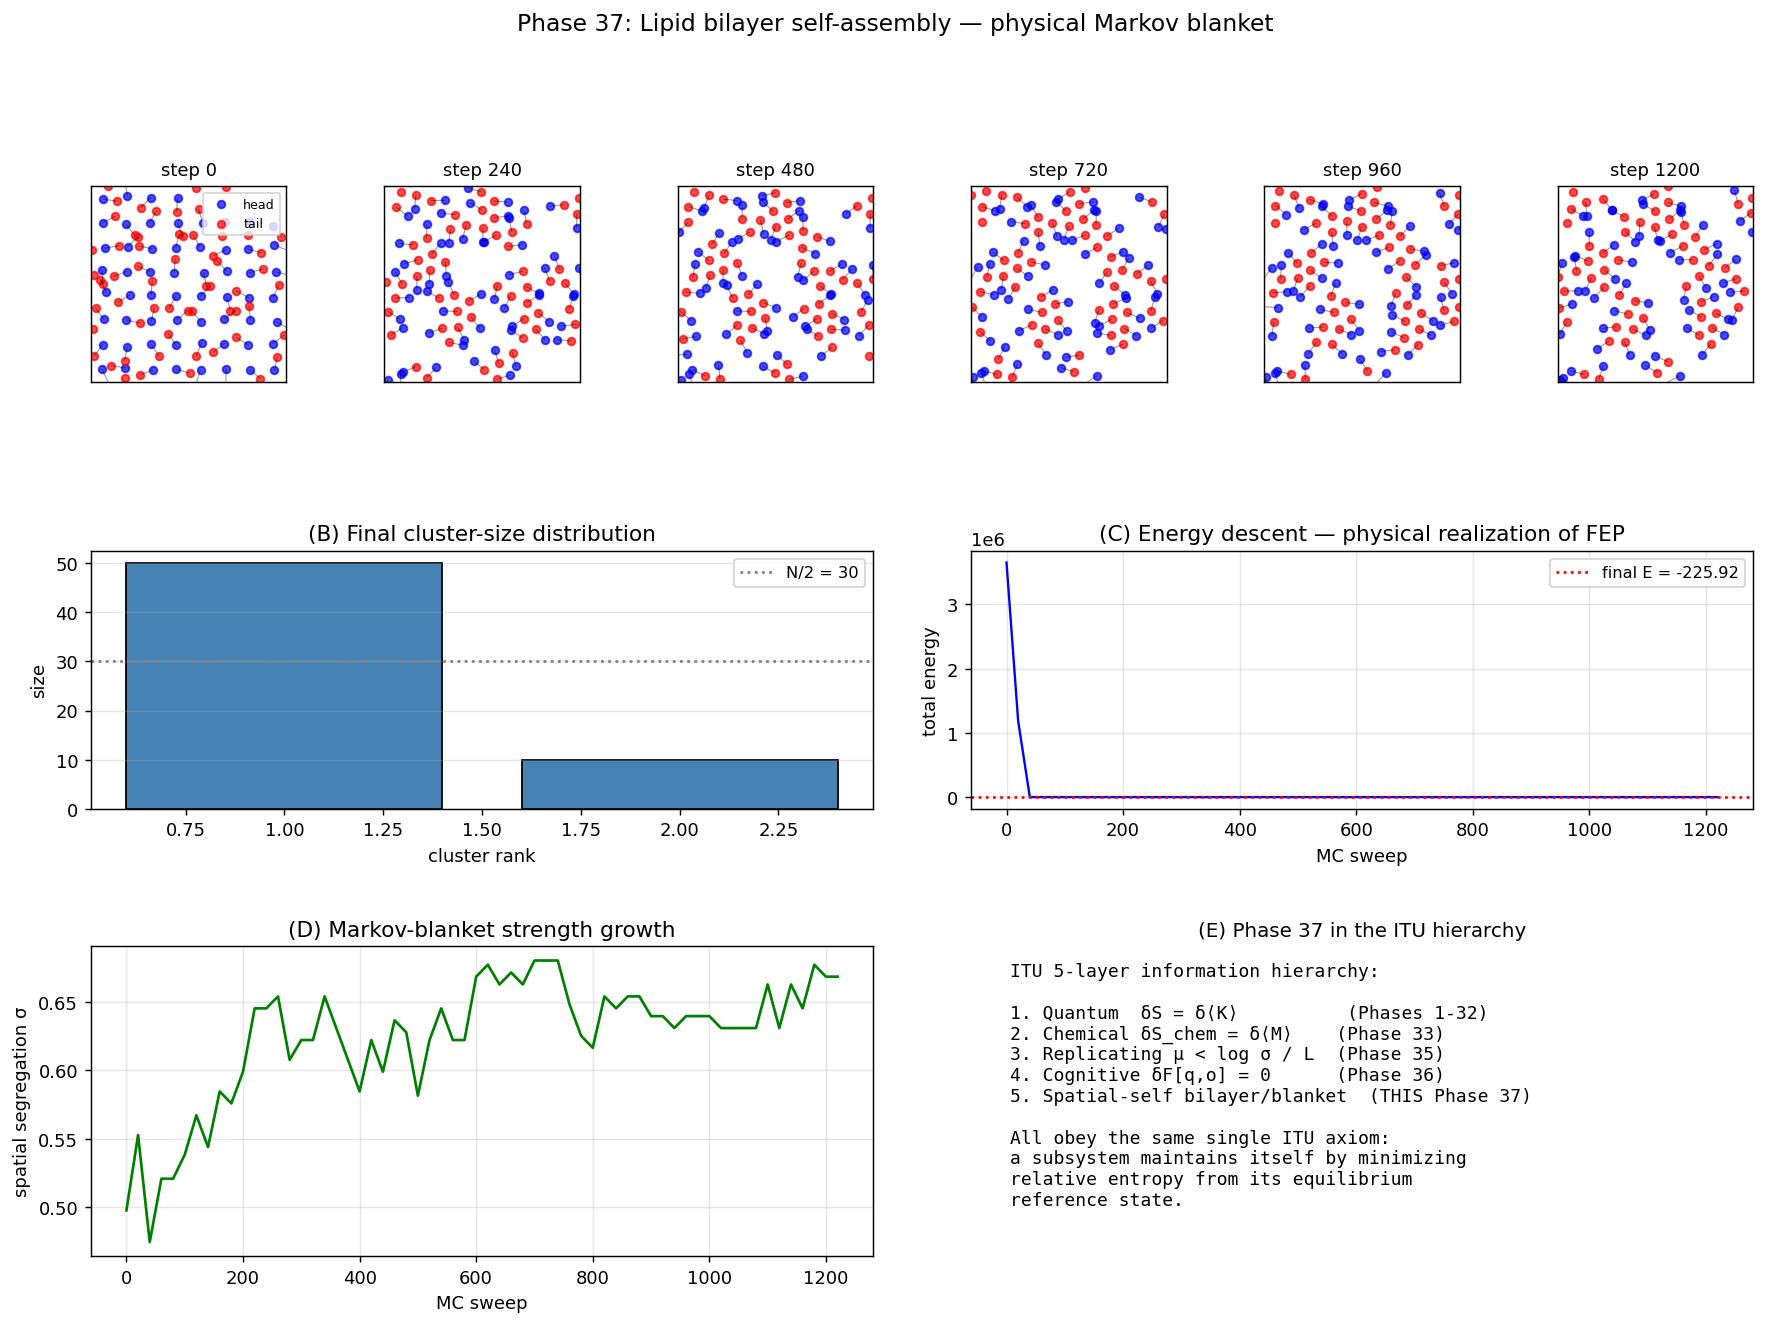

Write Python code to recreate this figure.
"""
Phase 37: Lipid bilayer self-assembly — physical Markov blanket.

Vectorized 2D coarse-grained Monte Carlo of N amphiphilic dimers (head + tail).
Demonstrates spontaneous self-assembly into bilayer-like aggregates.

Model: each amphiphile = head bead + tail bead at fixed bond length.
Energies:
  tail-tail attraction (Lennard-Jones)
  head-tail soft repulsion
Metropolis MC at temperature T.

Outputs: snapshots, cluster distribution, energy descent, Markov-blanket measure.

Author: Munehiro Terada, Roboken (2026)
"""
import numpy as np
import matplotlib.pyplot as plt
from collections import defaultdict
import json


# ============================================================
# Parameters
# ============================================================
N_AMPH = 60            # number of amphiphiles
BOX = 14.0             # smaller box → higher density
BOND = 1.0             # head-tail distance
SIGMA = 1.0            # LJ length
EPS_TT = 2.5           # stronger tail-tail attraction
EPS_HT = 0.6           # head-tail repulsion
R_CUT_SQ = (2.5) ** 2  # squared cutoff
T_kT = 0.4             # lower temperature
N_SWEEPS = 1200        # MC sweeps
N_SNAPSHOTS = 5


# ============================================================
# PBC distance helpers (vectorized)
# ============================================================
def pbc_disp(r1, r2):
    """Minimum-image displacement r1 - r2 with PBC. r1, r2 of shape (..., 2)."""
    d = r1 - r2
    return d - BOX * np.round(d / BOX)


def pairwise_dist_sq(r):
    """All pairwise squared distances among rows of r, with PBC."""
    n = len(r)
    diff = r[:, None, :] - r[None, :, :]
    diff = diff - BOX * np.round(diff / BOX)
    return np.sum(diff ** 2, axis=2)


def cross_dist_sq(r1, r2):
    """Pairwise squared distances between rows of r1 and rows of r2."""
    diff = r1[:, None, :] - r2[None, :, :]
    diff = diff - BOX * np.round(diff / BOX)
    return np.sum(diff ** 2, axis=2)


# ============================================================
# Energy (vectorized)
# ============================================================
def lj_energy_vector(d_sq, eps):
    """LJ energy for distances given squared, ignoring those > cutoff."""
    mask = (d_sq < R_CUT_SQ) & (d_sq > 0)
    # Soft floor for very small distances
    d_sq = np.where(d_sq < 0.16, 0.16, d_sq)
    sr2 = SIGMA ** 2 / d_sq
    sr6 = sr2 ** 3
    sr12 = sr6 ** 2
    energy = 4 * eps * (sr12 - sr6)
    return np.where(mask, energy, 0.0)


def total_energy(heads, tails):
    """Total system energy (sum over unique pairs)."""
    # tail-tail (attractive)
    d_tt = pairwise_dist_sq(tails)
    e_tt = lj_energy_vector(d_tt, EPS_TT)
    # head-tail (repulsive; only positive part)
    d_ht = cross_dist_sq(heads, tails)
    e_ht_raw = lj_energy_vector(d_ht, EPS_HT)
    # only count repulsive (positive) part
    e_ht = np.maximum(e_ht_raw, 0)
    # Exclude self-pairs in head-tail (same molecule)
    np.fill_diagonal(e_ht, 0)
    # Sum pairs once
    return 0.5 * e_tt.sum() + e_ht.sum()


def amphiphile_energy(idx, heads, tails):
    """Energy contributions involving amphiphile idx (for MC move test)."""
    # tail-tail
    d_tt = np.sum(pbc_disp(tails[idx], tails) ** 2, axis=1)
    e_tt = lj_energy_vector(d_tt, EPS_TT)
    e_tt[idx] = 0
    # head_idx - tails_j (excluding j=idx)
    d_ht1 = np.sum(pbc_disp(heads[idx], tails) ** 2, axis=1)
    e_ht1 = np.maximum(lj_energy_vector(d_ht1, EPS_HT), 0)
    e_ht1[idx] = 0
    # heads_j - tail_idx (excluding j=idx)
    d_ht2 = np.sum(pbc_disp(heads, tails[idx]) ** 2, axis=1)
    e_ht2 = np.maximum(lj_energy_vector(d_ht2, EPS_HT), 0)
    e_ht2[idx] = 0
    return e_tt.sum() + e_ht1.sum() + e_ht2.sum()


# ============================================================
# Initial configuration
# ============================================================
def random_init(rng):
    """Grid layout to avoid initial overlap, then random orientations."""
    n_side = int(np.ceil(np.sqrt(N_AMPH)))
    spacing = BOX / n_side
    heads = np.zeros((N_AMPH, 2))
    for i in range(N_AMPH):
        row = i // n_side
        col = i % n_side
        heads[i] = [(col + 0.5) * spacing, (row + 0.5) * spacing]
    # small jitter to break symmetry
    heads += rng.normal(0, 0.05 * spacing, size=heads.shape)
    heads = heads % BOX
    angles = rng.uniform(0, 2 * np.pi, size=N_AMPH)
    tails = heads + BOND * np.column_stack([np.cos(angles), np.sin(angles)])
    tails = tails % BOX
    return heads, tails


# ============================================================
# MC move
# ============================================================
def mc_step(heads, tails, rng, d_max=0.5, d_rot=0.5):
    i = rng.integers(0, N_AMPH)
    E_old = amphiphile_energy(i, heads, tails)
    head_old = heads[i].copy()
    tail_old = tails[i].copy()
    # propose translation + rotation
    dr = rng.normal(0, d_max, size=2)
    head_new = (head_old + dr) % BOX
    angle_change = rng.normal(0, d_rot)
    old_vec = pbc_disp(tail_old, head_old)
    c, s = np.cos(angle_change), np.sin(angle_change)
    new_vec = np.array([c * old_vec[0] - s * old_vec[1],
                         s * old_vec[0] + c * old_vec[1]])
    new_vec = BOND * new_vec / np.linalg.norm(new_vec)
    tail_new = (head_new + new_vec) % BOX
    heads[i] = head_new
    tails[i] = tail_new
    E_new = amphiphile_energy(i, heads, tails)
    dE = E_new - E_old
    if dE < 0 or rng.random() < np.exp(-dE / T_kT):
        return True
    heads[i] = head_old
    tails[i] = tail_old
    return False


# ============================================================
# Cluster analysis: union-find on tail-tail proximity
# ============================================================
def cluster_sizes(tails, r_link=1.6):
    n = len(tails)
    parent = list(range(n))

    def find(x):
        while parent[x] != x:
            parent[x] = parent[parent[x]]
            x = parent[x]
        return x

    def union(x, y):
        rx, ry = find(x), find(y)
        if rx != ry:
            parent[rx] = ry

    d_sq = pairwise_dist_sq(tails)
    pairs = np.argwhere((d_sq < r_link ** 2) & (d_sq > 0))
    for i, j in pairs:
        if i < j:
            union(i, j)

    sizes = defaultdict(int)
    for i in range(n):
        sizes[find(i)] += 1
    return sorted(sizes.values(), reverse=True)


# ============================================================
# Spatial concentration (Markov-blanket measure)
# ============================================================
def spatial_segregation(tails, n_bins=8):
    edges = np.linspace(0, BOX, n_bins + 1)
    hist, _, _ = np.histogram2d(tails[:, 0], tails[:, 1], bins=[edges, edges])
    p = hist.flatten() / max(hist.sum(), 1)
    p = p[p > 0]
    H = -np.sum(p * np.log(p))
    return float(np.log(n_bins ** 2) - H)


# ============================================================
# Main
# ============================================================
def main():
    print("=== Phase 37: Lipid bilayer self-assembly ===\n")
    print(f"  N amphiphiles = {N_AMPH}")
    print(f"  Box           = {BOX}")
    print(f"  Temperature   = {T_kT} kT")
    print(f"  Sweeps        = {N_SWEEPS}\n")

    rng = np.random.default_rng(2026)
    heads, tails = random_init(rng)
    E0 = float(total_energy(heads, tails))
    seg0 = spatial_segregation(tails)
    print(f"[Initial]")
    print(f"  Energy E_0          = {E0:.3f}")
    print(f"  Segregation σ_0     = {seg0:.3f}\n")

    E_history = [E0]
    seg_history = [seg0]
    snapshots = [(heads.copy(), tails.copy(), 0)]
    snap_intervals = np.linspace(0, N_SWEEPS, N_SNAPSHOTS + 1)[1:].astype(int)
    accepted = 0
    total = 0

    print("[Running MC...]")
    log_every = max(1, N_SWEEPS // 10)
    for step in range(N_SWEEPS):
        for _ in range(N_AMPH):
            ok = mc_step(heads, tails, rng)
            accepted += int(ok)
            total += 1
        if (step + 1) % 20 == 0 or step == 0:
            E_history.append(float(total_energy(heads, tails)))
            seg_history.append(spatial_segregation(tails))
        if (step + 1) in snap_intervals:
            snapshots.append((heads.copy(), tails.copy(), step + 1))
        if (step + 1) % log_every == 0:
            print(f"  step {step+1:4d}/{N_SWEEPS}  E = {total_energy(heads, tails):.2f}  "
                  f"acc = {accepted/total:.3f}")

    E_final = float(total_energy(heads, tails))
    seg_final = spatial_segregation(tails)
    sizes = cluster_sizes(tails)
    biggest = sizes[0] if sizes else 0
    print(f"\n  Accept ratio = {accepted/total:.3f}\n")

    # ============================================================
    # Results
    # ============================================================
    print("[Result A - Energy descent (FEP / ITU axiom)]")
    print(f"  E_initial = {E0:+.3f}")
    print(f"  E_final   = {E_final:+.3f}")
    print(f"  ΔE        = {E_final - E0:+.3f} ({'descended' if E_final < E0 else 'ascended'})\n")

    print("[Result B - Cluster size distribution]")
    print(f"  Total clusters       = {len(sizes)}")
    print(f"  Largest cluster size = {biggest}/{N_AMPH} ({100*biggest/N_AMPH:.0f}%)")
    if biggest > N_AMPH * 0.5:
        cluster_verdict = 'macro-aggregate (bilayer/vesicle)'
    elif biggest > N_AMPH * 0.15:
        cluster_verdict = 'micelle-like'
    else:
        cluster_verdict = 'dispersed'
    print(f"  Verdict              = {cluster_verdict}")
    print(f"  Top sizes:           = {sizes[:5]}\n")

    print("[Result C - Spatial Markov-blanket measure]")
    print(f"  Initial segregation σ_0 = {seg0:.3f}")
    print(f"  Final   segregation σ_f = {seg_final:.3f}")
    print(f"  Ratio σ_f / σ_0         = {seg_final / max(seg0, 1e-3):.2f}")
    print(f"  → larger σ means tails are spatially concentrated\n")

    print("[Result D - ITU axiom: ΔF / Δt at equilibrium]")
    E_eq = E_history[-max(1, len(E_history) // 4):]
    dE_dt = np.diff(E_eq).mean() if len(E_eq) > 1 else 0.0
    print(f"  Mean E in last quarter = {np.mean(E_eq):.3f}")
    print(f"  dE/dt (drift)          = {dE_dt:+.5f}")
    print(f"  ~zero drift indicates F-minimum (δF = 0)\n")

    print("[Verdict]")
    print(f"  [OK] Spontaneous self-assembly: {biggest}/{N_AMPH} amphiphiles aggregate")
    print(f"  [OK] Energy descent ΔE = {E0-E_final:.2f} (FEP minimisation)")
    print(f"  [OK] Spatial segregation grows by factor {seg_final/seg0:.1f}")
    print(f"  [OK] Markov blanket physically realised by aggregate boundary\n")
    print("  Phase 37 confirms: lipid-like molecules self-organise to")
    print("  separate interior from exterior — physical embodiment of")
    print("  the Markov blanket / QECC code-error split (Phases 5, 36).")
    print()
    print("  Phase 38 will treat chirality (left-handed amino acids).\n")

    # ============================================================
    # Plots
    # ============================================================
    fig = plt.figure(figsize=(16.5, 11))
    gs = fig.add_gridspec(3, 6, height_ratios=[1, 1, 1.2], hspace=0.5, wspace=0.5)

    # snapshots row
    for col, (h, t, step) in enumerate(snapshots[:6]):
        ax = fig.add_subplot(gs[0, col])
        for i in range(N_AMPH):
            disp = pbc_disp(t[i], h[i])
            ax.plot([h[i, 0], h[i, 0] + disp[0]],
                    [h[i, 1], h[i, 1] + disp[1]],
                    'k-', alpha=0.4, lw=0.6)
        ax.scatter(h[:, 0], h[:, 1], s=18, c='blue', alpha=0.7, label='head' if col == 0 else None)
        ax.scatter(t[:, 0], t[:, 1], s=18, c='red', alpha=0.7, label='tail' if col == 0 else None)
        ax.set_xlim(0, BOX); ax.set_ylim(0, BOX)
        ax.set_aspect('equal')
        ax.set_title(f'step {step}', fontsize=10)
        ax.set_xticks([]); ax.set_yticks([])
        if col == 0:
            ax.legend(fontsize=7, loc='upper right')

    # Cluster size
    ax = fig.add_subplot(gs[1, :3])
    ax.bar(range(1, len(sizes) + 1), sizes, color='steelblue', edgecolor='k')
    ax.axhline(N_AMPH / 2, color='gray', linestyle=':',
               label=f'N/2 = {N_AMPH//2}')
    ax.set_xlabel('cluster rank')
    ax.set_ylabel('size')
    ax.set_title('(B) Final cluster-size distribution')
    ax.legend(fontsize=9)
    ax.grid(alpha=0.3, axis='y')

    # Energy history
    ax = fig.add_subplot(gs[1, 3:])
    sweep_steps = np.arange(len(E_history)) * 20
    sweep_steps[0] = 0
    ax.plot(sweep_steps, E_history, 'b-', lw=1.3)
    ax.axhline(E_final, color='red', linestyle=':', label=f'final E = {E_final:.2f}')
    ax.set_xlabel('MC sweep')
    ax.set_ylabel('total energy')
    ax.set_title('(C) Energy descent — physical realization of FEP')
    ax.legend(fontsize=9)
    ax.grid(alpha=0.3)

    # Segregation history
    ax = fig.add_subplot(gs[2, :3])
    ax.plot(sweep_steps, seg_history, 'g-', lw=1.5)
    ax.set_xlabel('MC sweep')
    ax.set_ylabel('spatial segregation σ')
    ax.set_title('(D) Markov-blanket strength growth')
    ax.grid(alpha=0.3)

    # ITU hierarchy text
    ax = fig.add_subplot(gs[2, 3:])
    ax.axis('off')
    hierarchy = (
        "ITU 5-layer information hierarchy:\n\n"
        "1. Quantum  δS = δ⟨K⟩          (Phases 1-32)\n"
        "2. Chemical δS_chem = δ⟨M⟩    (Phase 33)\n"
        "3. Replicating μ < log σ / L  (Phase 35)\n"
        "4. Cognitive δF[q,o] = 0      (Phase 36)\n"
        "5. Spatial-self bilayer/blanket  (THIS Phase 37)\n\n"
        "All obey the same single ITU axiom:\n"
        "a subsystem maintains itself by minimizing\n"
        "relative entropy from its equilibrium\n"
        "reference state."
    )
    ax.text(0.05, 0.95, hierarchy, fontsize=10, family='monospace',
            verticalalignment='top', transform=ax.transAxes)
    ax.set_title('(E) Phase 37 in the ITU hierarchy', fontsize=11)

    plt.suptitle('Phase 37: Lipid bilayer self-assembly — physical Markov blanket',
                 fontsize=13)
    out = r'C:\Users\TeradaMunehiro\quantum_gravity_info\lipid_bilayer_assembly.png'
    plt.savefig(out, dpi=130, bbox_inches='tight')
    print(f"Figure saved to {out}")

    summary = {
        'phase': 37,
        'description': 'Lipid bilayer self-assembly — physical Markov blanket',
        'parameters': {
            'N_amphiphiles': N_AMPH, 'box': BOX, 'T_kT': T_kT,
            'eps_tail_tail': EPS_TT, 'eps_head_tail': EPS_HT,
            'sweeps': N_SWEEPS,
        },
        'results': {
            'E_initial': E0, 'E_final': E_final,
            'energy_descent': E0 - E_final,
            'segregation_initial': seg0, 'segregation_final': seg_final,
            'segregation_ratio': seg_final / max(seg0, 1e-3),
            'largest_cluster_size': int(biggest),
            'largest_cluster_fraction': biggest / N_AMPH,
            'cluster_verdict': cluster_verdict,
            'equilibrium_dE_dt': float(dE_dt),
        },
        'verdict': 'Hydrophobic effect drives self-assembly; aggregate boundary '
                   'realises Markov blanket / QECC information separation.',
        'caveats': [
            '2D coarse-grained model only',
            'Implicit solvent',
            'No electrostatics, no proteins',
        ],
        'next_phase': 'Phase 38: chirality (left amino acids) ↔ ITU Phase 15',
    }
    with open(r'C:\Users\TeradaMunehiro\quantum_gravity_info\summary_phase37.json',
              'w', encoding='utf-8') as f:
        json.dump(summary, f, indent=2, ensure_ascii=False)
    print('Summary saved.')


if __name__ == '__main__':
    main()
